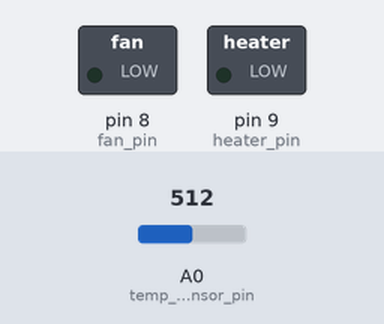
Recording of a sketch running on a simulated Arduino Uno, built with avr-gcc and run on an emulated ATmega328P. Shown: switched loads named in the sketch (green lamp = pin HIGH). The inputs (shaded band) are chosen by the test bench; at power-on: A0 (temp_sensor_pin) = 512.

Above: at 1.2 s.
1.3 s: A0 (temp_sensor_pin) set to 538
2.8 s: A0 (temp_sensor_pin) set to 572
At 4.0 s:
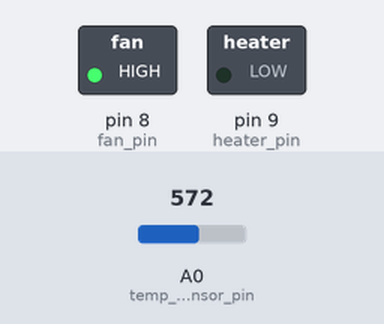
4.3 s: A0 (temp_sensor_pin) set to 306
At 5.2 s:
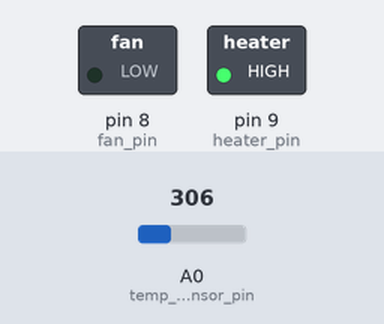
5.8 s: A0 (temp_sensor_pin) set to 478
7.3 s: A0 (temp_sensor_pin) set to 503
At 8.5 s:
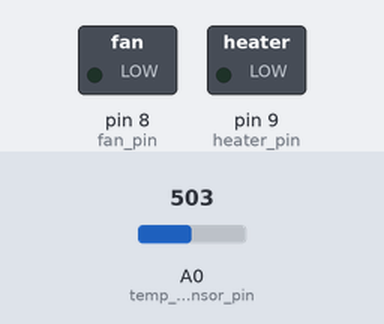
8.8 s: A0 (temp_sensor_pin) set to 716
At 9.8 s:
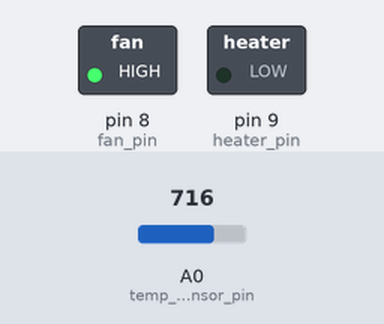
Timing chart, 0 to 11.3 s (numbered marks = the images above; inputs shaded):
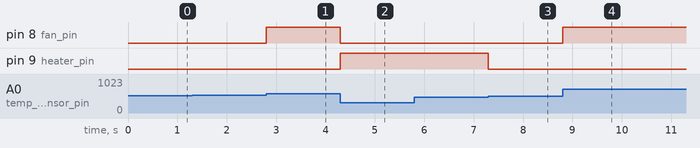

The sketch:

Temp_Control.ino
```cpp
byte temp_sensor_pin = A0;  //for the sensor's output pin
float sensor_read;          //analog value read from the sensor
double temp_cel;            //temperature in celsius
byte fan_pin = 8;           //for the fan's enable
byte heater_pin = 9;        //for the heater's enable

double Thermistor(float RawADC) { //convert the sensor's read to celcius
  double Temp;
  Temp = log(10000.0*((1024.0/RawADC-1)));
  Temp = 1 / (0.001129148 + (0.000234125 + (0.0000000876741 * Temp * Temp ))* Temp );//Temp in Kelvin
  Temp = Temp - 273.15;            // Convert Kelvin to Celcius
  return Temp;
}

void setup() {
  pinMode(fan_pin,OUTPUT);
  pinMode(heater_pin,OUTPUT);
  Serial.begin(9600);
}

void loop() {
  sensor_read = analogRead(temp_sensor_pin);
  temp_cel = Thermistor(sensor_read);

  if(temp_cel >= 29){          //the range is chosen to satisfy the user's preferences
    digitalWrite(fan_pin,HIGH);
    digitalWrite(heater_pin,LOW);
  }
  else if(temp_cel <=23){
    digitalWrite(heater_pin,HIGH);
    digitalWrite(fan_pin,LOW);
  }
  else if(temp_cel < 27 && temp_cel > 21){
    digitalWrite(heater_pin,LOW);
    digitalWrite(fan_pin,LOW);
  }
}
```

Measured:
- the behaviour switches between 556 and 557 on A0 (temp_sensor_pin) (found by bisection; images 0 and 1)
- the behaviour switches between 489 and 490 on A0 (temp_sensor_pin) (found by bisection; images 2 and 3)
- after the input at 1.3 s, every drawn part: stays the same
- after the input at 2.8 s, pin 8 (fan_pin): LOW → HIGH at once
- after the input at 4.3 s, pin 8 (fan_pin): HIGH → LOW at once; pin 9 (heater_pin): LOW → HIGH at once
- after the input at 5.8 s, every drawn part: stays the same
- after the input at 7.3 s, pin 9 (heater_pin): HIGH → LOW at once
- after the input at 8.8 s, pin 8 (fan_pin): LOW → HIGH at once
